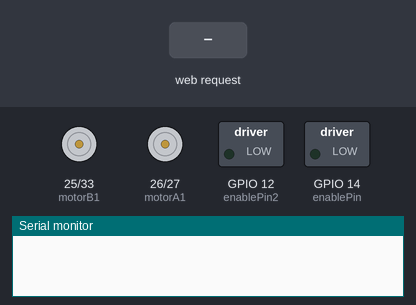
This sketch was run on a simulated ESP32. Shown: motor-driver pin pairs drawn as motors (green arrow = first pin HIGH = forward, orange = second pin HIGH = backward, longer = more drive), switched loads named in the sketch (green lamp = pin HIGH), the last lines printed to the serial monitor. Inputs (shaded band) come from the test bench. WiFi joins after 1.5 s; servers stay silent unless stated.

Above: at 0.1 s.
At 3.2 s:
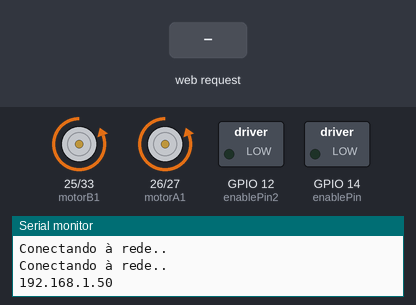
3.3 s: HTTP request GET /slidermotor received
Timing chart, 0 to 6.3 s (numbered marks = the images above; inputs shaded):
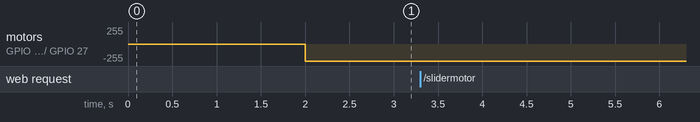

The sketch:

webServer_2Motores.ino
```cpp
#include <WiFi.h>
#include <AsyncTCP.h>
#include <ESPAsyncWebServer.h>

const char* ssid = "IFAL - Rio Largo";
const char* password = "ifalriolargo";

int motorA1 = 26;
int motorA2 = 27;
int enablePin = 14;

int motorB1 = 25;
int motorB2 = 33;
int enablePin2 = 12;

String sliderValueMotor = "0";
String sliderValueMotor2 = "0";

// configuração PWM do motor
const int freq = 30000;
const int canalPWM = 0;
const int resolution = 8;

// configuração PWM do motor 2
const int freq2 = 30000;
const int canalPWM2 = 1;
const int resolution2 = 8;


const char* PARAM_INPUT = "value";

AsyncWebServer server(80);

const char index_html[] PROGMEM = R"rawliteral(
<!DOCTYPE HTML><html>
<head>
  <meta name="viewport" content="width=device-width, initial-scale=1">
  <title>ESP Web Server</title>
  <style>
    html {font-family: Arial; display: inline-block; text-align: center;}
    h2 {font-size: 2.3rem;}
    p {font-size: 1.9rem;}
    body {max-width: 400px; margin:0px auto; padding-bottom: 25px;}
    .slider { -webkit-appearance: none; margin: 14px; width: 360px; height: 25px; background: #FFD65C;
      outline: none; -webkit-transition: .2s; transition: opacity .2s;}
    .slider::-webkit-slider-thumb {-webkit-appearance: none; appearance: none; width: 35px; height: 35px; background: #003249; cursor: pointer;}
    .slider::-moz-range-thumb { width: 35px; height: 35px; background: #003249; cursor: pointer; }
    .slider2 { -webkit-appearance: none; margin: 14px; width: 360px; height: 25px; background: #FF0000;
      outline: none; -webkit-transition: .2s; transition: opacity .2s;}
    .slider2::-webkit-slider-thumb {-webkit-appearance: none; appearance: none; width: 35px; height: 35px; background: #003249; cursor: pointer;}
    .slider2::-moz-range-thumb { width: 35px; height: 35px; background: #003249; cursor: pointer; }
  </style>
</head>
<body>
  <h2>MOTOR1</h2>
  <p><span id="textSliderValueMotor">%SLIDERVALUEMOTOR%</span></p>
  <p><input type="range" onchange="updateSliderPWMMotor(this)" id="pwmSliderMotor" min="0" max="255" value="%SLIDERVALUEMOTOR%" step="1" class="slider"></p>

  <h2>MOTOR2</h2>
  <p><span id="textSliderValueMotor2">%SLIDERVALUEMOTOR2%</span></p>
  <p><input type="range" onchange="updateSliderPWMMotor2(this)" id="pwmSliderMotor2" min="0" max="255" value="%SLIDERVALUEMOTOR2%" step="1" class="slider2"></p>
<script>
function updateSliderPWMMotor(element) {
  var sliderValueMotor = document.getElementById("pwmSliderMotor").value;
  document.getElementById("textSliderValueMotor").innerHTML = sliderValueMotor;
  var xhr = new XMLHttpRequest();
  xhr.open("GET", "/slidermotor?value="+sliderValueMotor, true);
  xhr.send();
}
function updateSliderPWMMotor2(element) {
  var sliderValueMotor2 = document.getElementById("pwmSliderMotor2").value;
  document.getElementById("textSliderValueMotor2").innerHTML = sliderValueMotor2;
  var xhr = new XMLHttpRequest();
  xhr.open("GET", "/slidermotor2?value="+sliderValueMotor2, true);
  xhr.send();
}
</script>
</body>

</html>
)rawliteral";

String processorMotor(const String& var) {
  if (var == "SLIDERVALUEMOTOR") {
    return sliderValueMotor;
  }
  return String();
}

String processorLed(const String& var) {
  if (var == "SLIDERVALUEMOTOR2") {
    return sliderValueMotor2;
  }
  return String();
}

void setup() {
  pinMode(motorA1, OUTPUT);
  pinMode(motorA2, OUTPUT);
  pinMode(enablePin, OUTPUT);

  pinMode(motorB1, OUTPUT);
  pinMode(motorB2, OUTPUT);
  pinMode(enablePin2, OUTPUT);

  Serial.begin(115200);

  ledcSetup(canalPWM, freq, resolution);
  ledcSetup(canalPWM2, freq2, resolution2);

  ledcAttachPin(enablePin, canalPWM);
  ledcAttachPin(enablePin2, canalPWM2);

  ledcWrite(enablePin, sliderValueMotor.toInt());
  ledcWrite(enablePin2, sliderValueMotor2.toInt());

  WiFi.begin(ssid, password);
  while (WiFi.status() != WL_CONNECTED) {
    delay(1000);
    Serial.println("Conectando à rede..");
  }

  Serial.println(WiFi.localIP());

  server.on("/", HTTP_GET, [](AsyncWebServerRequest* request) {
    request->send_P(200, "text/html", index_html, processorMotor);
  });

  server.on("/slidermotor", HTTP_GET, [](AsyncWebServerRequest* request) {
    String inputMessageMotor;
    if (request->hasParam(PARAM_INPUT)) {
      inputMessageMotor = request->getParam(PARAM_INPUT)->value();
      sliderValueMotor = inputMessageMotor;
      ledcWrite(canalPWM, sliderValueMotor.toInt());
      ledcWrite(motorA2, sliderValueMotor2.toInt());
    } else {
      inputMessageMotor = "No message sent";
    }


    //String sliderUpdate = String(sliderValueMotor.toInt());
    Serial.println("MOTOR 1: " + sliderValueMotor);
    request->send(200, "text/plain", sliderValueMotor);
  });

  server.on("/slidermotor2", HTTP_GET, [](AsyncWebServerRequest* request) {
    String inputMessageMotor2;
    if (request->hasParam(PARAM_INPUT)) {
      inputMessageMotor2 = request->getParam(PARAM_INPUT)->value();
      sliderValueMotor2 = inputMessageMotor2;
      ledcWrite(canalPWM2, sliderValueMotor2.toInt());

    } else {
      inputMessageMotor2 = "No message sent";
    }
    Serial.println("MOTOR 2: " + sliderValueMotor2);
  });

  server.begin();
}

void loop() {
  digitalWrite(motorA1, LOW);
  digitalWrite(motorA2, HIGH);


  digitalWrite(motorB1, LOW);
  digitalWrite(motorB2, HIGH);

}
```
